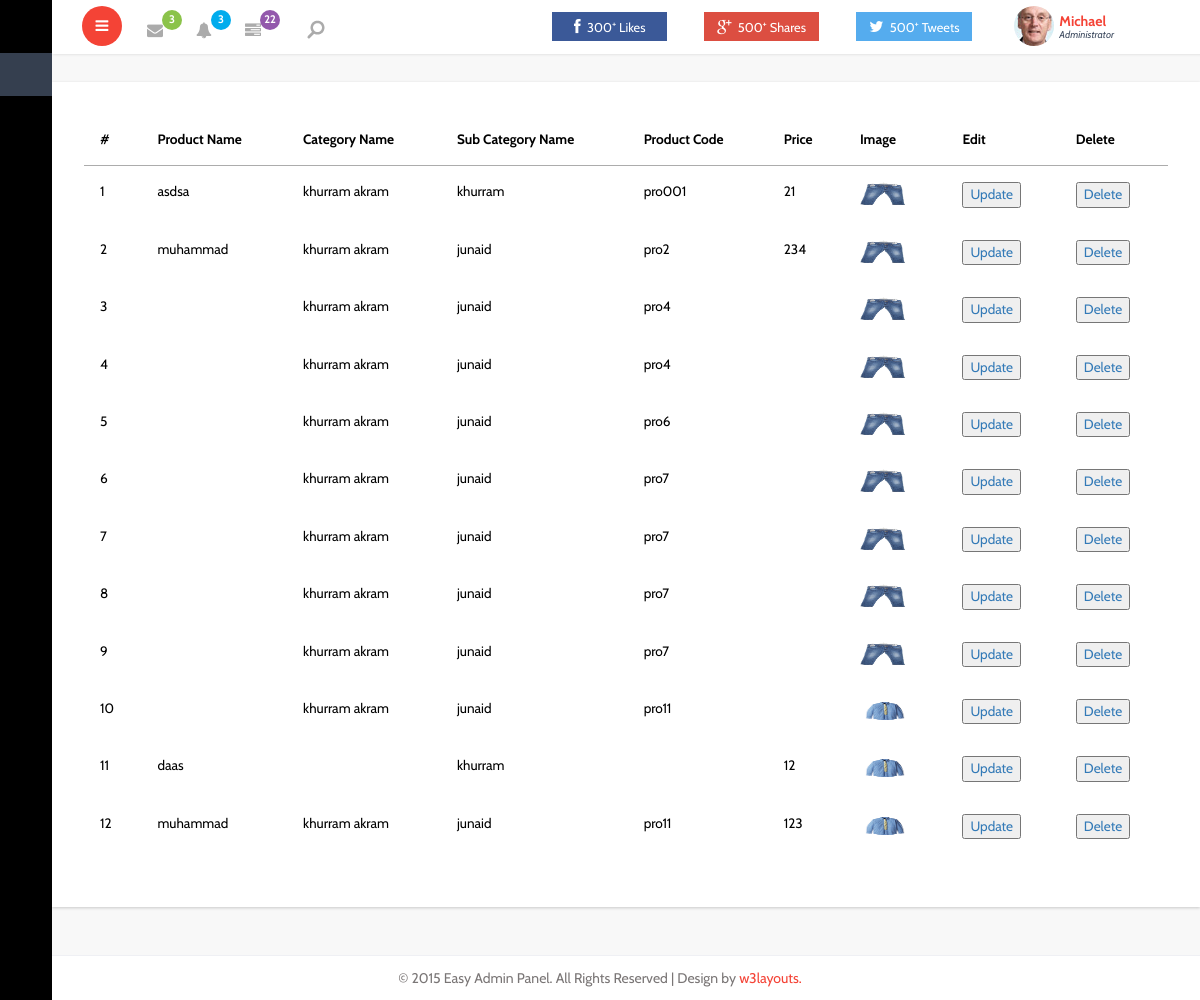
/admin/view_products.php, run on the app's committed database.
### tables this page shows
CREATE TABLE `products` (
  `id` int(11) NOT NULL,
  `product_name` varchar(255) NOT NULL,
  `category` int(11) NOT NULL,
  `sub_category` int(11) NOT NULL,
  `pro_code` varchar(255) NOT NULL,
  `qty` int(11) NOT NULL,
  `price` varchar(255) NOT NULL,
  `picture` varchar(255) NOT NULL,
  `status` int(11) NOT NULL
);

CREATE TABLE `category` (
  `id` int(11) NOT NULL,
  `Name` varchar(225) NOT NULL,
  `status` int(11) NOT NULL
);

CREATE TABLE `sub_category` (
  `id` int(11) NOT NULL,
  `cat_name` int(11) NOT NULL,
  `sub_catname` varchar(255) NOT NULL,
  `status` int(11) NOT NULL
);

### admin/view_products.php (the view, shortened to what this page needs)
    <?php
include("header.php");
?>
<div class="panel-body1">
					   <table class="table">
						 <thead>
							<tr>
							  <th>#</th>
							  <th>Product Name</th>
							  <th>Category Name</th>
							  <th>Sub Category Name</th>
							  <th>Product Code</th>
							  <th>Price</th>
							  <th>Image</th>
							  <th>Edit</th>
							  <th>Delete</th>
							</tr>
						  </thead>
						  <tbody>
								<?php
								include 'conn.php';
								$cat_num=1;
								$query=mysqli_query($conn,"select * from products where status = 1");
								while ($row=mysqli_fetch_array($query)) {
									$pro_id=$row[0];
									$cat_id=$row[2];
								 	$sub_id=$row[3];
									$cat_name='';
									$sub_cat='';
									$catname=mysqli_query($conn,"select * from category where id='".$cat_id."'");
									while($cat=mysqli_fetch_array($catname)){
										$cat_name=$cat[1];
}
									$subcategory=mysqli_query($conn,"select * from sub_category where id='".$sub_id."'");
									while($subcat=mysqli_fetch_array($subcategory)){
										$sub_cat=$subcat[2];
}
									echo "
										<tr>
										<td>$cat_num</td>
										<td>$row[1]</td>
										<td>".$cat_name."</td>
										<td>".$sub_cat."</td>
										<td>".$row[4]."</td>
										<td>".$row[6]."</td>
										<td><img src='./images/".$row[7]."' alt='".$row[1]."' style='width:50px;    height: 24px;'></td>
										<td><a href='update_products.php?id=$pro_id'><button>Update</button></a></td>
										<td><a href='view_products.php?
										id=$pro_id'><button>Delete</button></a></td>
										</tr>
									";
									$cat_num=$cat_num+1;
								}
								?>
						  </tbody>
						</table>
						</div>
					</div>
		<?php
		include("footer.php");
		?>
</body>
</html>

### admin/header.php (shortened to what this page needs)
<!DOCTYPE HTML>
<html>
<head>
<link href="css/bootstrap.min.css" rel='stylesheet' type='text/css' />
<link href="css/style.css" rel='stylesheet' type='text/css' />
<link href="css/font-awesome.css" rel="stylesheet">
<link rel="stylesheet" href="css/icon-font.min.css" type='text/css' />
<link href="css/animate.css" rel="stylesheet" type="text/css" media="all">
</head>
 <body class="sticky-header left-side-collapsed" onload="initMap()">
    <section>
		<div class="left-side sticky-left-side">
			<div class="logo-icon text-center">
				<a href="#"><i class="lnr lnr-home"></i> </a>
			</div>
			<div class="left-side-inner">
					<ul class="nav nav-pills nav-stacked custom-nav">
						<li class="active"><a href="#"><i class="lnr lnr-power-switch"></i><span>Dashboard</span></a></li>
						<li class="menu-list">
							<a href="#"><i class="lnr lnr-cog"></i>
								<span>Categories</span></a>
						</li>
							<li class="menu-list">
							<a href="#"><i class="lnr lnr-cog"></i>
								<span>Sub Category</span></a>
						</li>
						<li class="menu-list">
							<a href="#"><i class="lnr lnr-cog"></i>
								<span>Products</span></a>
						</li>
							<li class=""><a href="view_user.php"><i class="lnr lnr-cog"></i><span>Users</span></a></li>
						<li class="menu-list">
							<li class=""><a href="view_orders"><i class="lnr lnr-cog"></i><span>Orders</span></a></li>
					</ul>
			</div>
		</div>
		<div class="main-content">
			<div class="header-section">
			<a class="toggle-btn  menu-collapsed"><i class="fa fa-bars"></i></a>
			<div class="menu-right">
				<div class="user-panel-top">
					<div class="profile_details_left">
						<ul class="nofitications-dropdown">
							<li class="dropdown">
								<a href="#" class="dropdown-toggle" data-toggle="dropdown" aria-expanded="false"><i class="fa fa-envelope"></i><span class="badge">3</span></a>
							</li>
							<li class="login_box" id="loginContainer">
									<div class="search-box">
										<div id="sb-search" class="sb-search">
											<form>
												<span class="sb-icon-search"> </span>
											</form>
										</div>
									</div>
							</li>
							<li class="dropdown">
								<a href="#" class="dropdown-toggle" data-toggle="dropdown" aria-expanded="false"><i class="fa fa-bell"></i><span class="badge blue">3</span></a>
							</li>
							<li class="dropdown">
								<a href="#" class="dropdown-toggle" data-toggle="dropdown" aria-expanded="false"><i class="fa fa-tasks"></i><span class="badge blue1">22</span></a>
							</li>
							<div class="clearfix"></div>
						</ul>
					</div>
					<div class="profile_details">
						<ul>
							<li class="dropdown profile_details_drop">
								<a href="#" class="dropdown-toggle" data-toggle="dropdown" aria-expanded="false">
									<div class="profile_img">
										<span style="background:url(images/1.jpg) no-repeat center"> </span>
										 <div class="user-name">
											<p>Michael<span>Administrator</span></p>
										 </div>
										 <i class="lnr lnr-chevron-down"></i>
										<div class="clearfix"></div>
									</div>
								</a>
							</li>
							<div class="clearfix"> </div>
						</ul>
					</div>
					<div class="social_icons">
						<div class="col-md-4 social_icons-left">
							<a href="#" class="yui"><i class="fa fa-facebook i1"></i><span>300<sup>+</sup> Likes</span></a>
						</div>
						<div class="col-md-4 social_icons-left pinterest">
							<a href="#"><i class="fa fa-google-plus i1"></i><span>500<sup>+</sup> Shares</span></a>
						</div>
						<div class="col-md-4 social_icons-left twi">
							<a href="#"><i class="fa fa-twitter i1"></i><span>500<sup>+</sup> Tweets</span></a>
						</div>
					</div>
				</div>
			  </div>
			</div>

### admin/footer.php (shortened to what this page needs)
<footer>
<p>&copy 2015 Easy Admin Panel. All Rights Reserved | Design by <a href="https://w3layouts.com/" target="_blank">w3layouts.</a></p>
</footer>
</section>

### data on the page
products: product_name "asdsa", category.Name "khurram akram", sub_category.sub_catname "khurram", pro_code "pro001", price "21", picture (picture)
products: product_name "muhammad", category.Name "khurram akram", sub_category.sub_catname "junaid", pro_code "pro2", price "234", picture (picture)
products: category.Name "khurram akram", sub_category.sub_catname "junaid", pro_code "pro4", picture (picture)
products: category.Name "khurram akram", sub_category.sub_catname "junaid", pro_code "pro4", picture (picture)
products: category.Name "khurram akram", sub_category.sub_catname "junaid", pro_code "pro6", picture (picture)
products: category.Name "khurram akram", sub_category.sub_catname "junaid", pro_code "pro7", picture (picture)
products: category.Name "khurram akram", sub_category.sub_catname "junaid", pro_code "pro7", picture (picture)
products: category.Name "khurram akram", sub_category.sub_catname "junaid", pro_code "pro7", picture (picture)
products: category.Name "khurram akram", sub_category.sub_catname "junaid", pro_code "pro7", picture (picture)
products: category.Name "khurram akram", sub_category.sub_catname "junaid", pro_code "pro11", picture (picture)
products: product_name "daas", sub_category.sub_catname "khurram", price "12", picture (picture)
products: product_name "muhammad", category.Name "khurram akram", sub_category.sub_catname "junaid", pro_code "pro11", price "123", picture (picture)
